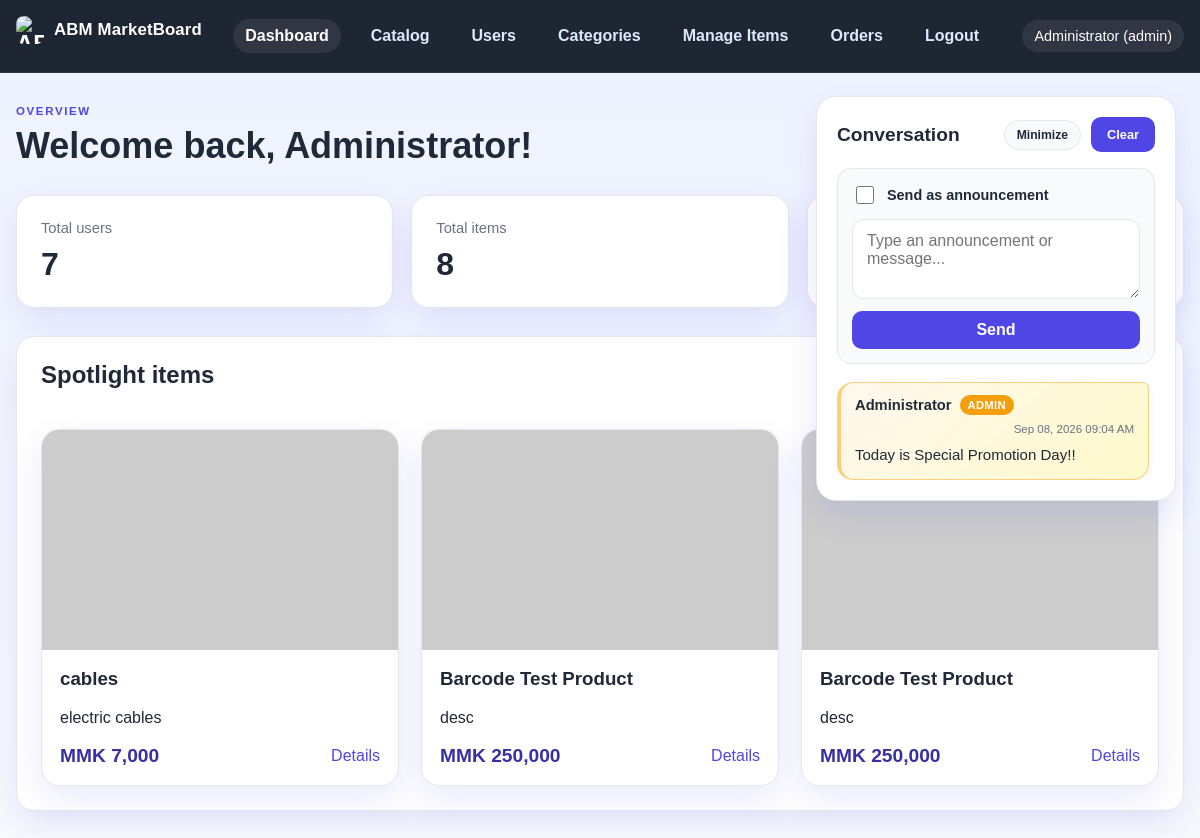
The page /dashboard.php (signed in) on the database as committed earlier.
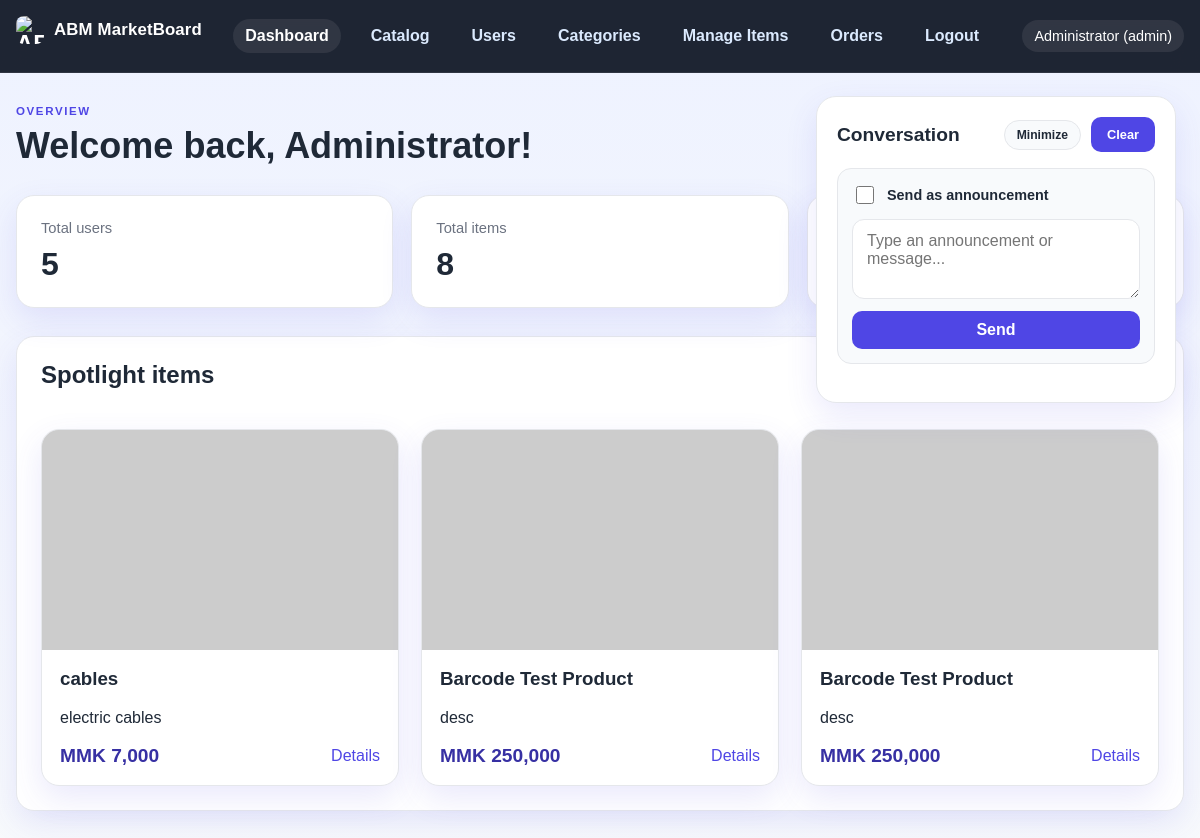
The same page on the database as committed later.
### tables this page shows
CREATE TABLE messages (
        id INTEGER PRIMARY KEY AUTOINCREMENT,
        sender_id INTEGER,
        sender_name TEXT NOT NULL,
        message TEXT NOT NULL,
        is_announcement INTEGER NOT NULL DEFAULT 0,
        created_at DATETIME DEFAULT CURRENT_TIMESTAMP,
        FOREIGN KEY (sender_id) REFERENCES users(id) ON DELETE SET NULL
    );

CREATE TABLE users (
            id INTEGER PRIMARY KEY AUTOINCREMENT,
            name TEXT NOT NULL,
            email TEXT NOT NULL UNIQUE,
            password TEXT NOT NULL,
            role TEXT NOT NULL DEFAULT 'user',
            created_at DATETIME DEFAULT CURRENT_TIMESTAMP
        , approved INTEGER NOT NULL DEFAULT 0);

CREATE TABLE items (
            id INTEGER PRIMARY KEY AUTOINCREMENT,
            name TEXT NOT NULL,
            description TEXT NOT NULL,
            details TEXT NOT NULL,
            price REAL NOT NULL DEFAULT 0,
            image TEXT,
            created_at DATETIME DEFAULT CURRENT_TIMESTAMP
        , category TEXT NOT NULL DEFAULT "General", barcode TEXT);

### app/helpers.php (called while the page is built, shortened)
<?php
require_once __DIR__ . '/db.php';
function e(string $value): string
{
    return htmlspecialchars($value, ENT_QUOTES, 'UTF-8');
}
function currentUser(): ?array
{
    return $_SESSION['user'] ?? null;
}
function formatPrice(float $amount): string
{
    return 'MMK ' . number_format((int) round($amount), 0, '.', ',');
}
function itemImageUrl(?string $imageName): string
{
    $imageName = ltrim($imageName, '/');
    $imageName = preg_replace('#^uploads/items/#', '', $imageName) ?? $imageName;
    $publicPath = APP_ROOT . '/public/uploads/items/' . $imageName;
    $legacyPath = APP_ROOT . '/uploads/items/' . $imageName;
    return 'https://placehold.co/600x400/1f2937/ffffff?text=Product';
}

### app/db.php (called while the page is built, shortened)
<?php
function getDb(): PDO
{
    static $pdo = null;
    if ($pdo === null) {
        $pdo = new PDO('sqlite:' . DB_PATH);
        $pdo->setAttribute(PDO::ATTR_ERRMODE, PDO::ERRMODE_EXCEPTION);
        $pdo->setAttribute(PDO::ATTR_DEFAULT_FETCH_MODE, PDO::FETCH_ASSOC);
        $pdo->exec('PRAGMA foreign_keys = ON;');
        initializeDatabase($pdo);
    }
    return $pdo;
}
function initializeDatabase(PDO $pdo): void
{
    $pdo->exec('CREATE TABLE IF NOT EXISTS users (
        id INTEGER PRIMARY KEY AUTOINCREMENT,
        name TEXT NOT NULL,
        email TEXT NOT NULL UNIQUE,
        password TEXT NOT NULL,
        role TEXT NOT NULL DEFAULT "user",
        approved INTEGER NOT NULL DEFAULT 0,
        created_at DATETIME DEFAULT CURRENT_TIMESTAMP
    )');
    $pdo->exec('CREATE TABLE IF NOT EXISTS items (
        id INTEGER PRIMARY KEY AUTOINCREMENT,
        name TEXT NOT NULL,
        description TEXT NOT NULL,
        details TEXT NOT NULL,
        price REAL NOT NULL DEFAULT 0,
        image TEXT,
        category TEXT NOT NULL DEFAULT "General",
        barcode TEXT,
        created_at DATETIME DEFAULT CURRENT_TIMESTAMP
    )');
    $pdo->exec('CREATE TABLE IF NOT EXISTS categories (
        id INTEGER PRIMARY KEY AUTOINCREMENT,
        name TEXT NOT NULL UNIQUE,
        created_at DATETIME DEFAULT CURRENT_TIMESTAMP
    )');
    $pdo->exec('CREATE TABLE IF NOT EXISTS messages (
        id INTEGER PRIMARY KEY AUTOINCREMENT,
        sender_id INTEGER,
        sender_name TEXT NOT NULL,
        message TEXT NOT NULL,
        is_announcement INTEGER NOT NULL DEFAULT 0,
        created_at DATETIME DEFAULT CURRENT_TIMESTAMP,
        FOREIGN KEY (sender_id) REFERENCES users(id) ON DELETE SET NULL
    )');
    $pdo->exec('CREATE TABLE IF NOT EXISTS orders (
        id INTEGER PRIMARY KEY AUTOINCREMENT,
        user_id INTEGER NOT NULL,
        total INTEGER NOT NULL DEFAULT 0,
        status TEXT NOT NULL DEFAULT "pending",
        created_at DATETIME DEFAULT CURRENT_TIMESTAMP,
        FOREIGN KEY (user_id) REFERENCES users(id) ON DELETE CASCADE
    )');
    $pdo->exec('CREATE TABLE IF NOT EXISTS order_items (
        id INTEGER PRIMARY KEY AUTOINCREMENT,
        order_id INTEGER NOT NULL,
        item_id INTEGER NOT NULL,
        price INTEGER NOT NULL,
        quantity INTEGER NOT NULL DEFAULT 1,
        FOREIGN KEY (order_id) REFERENCES orders(id) ON DELETE CASCADE,
        FOREIGN KEY (item_id) REFERENCES items(id) ON DELETE CASCADE
    )');
    try {
        $pdo->query('SELECT is_announcement FROM messages LIMIT 1');
    } catch (Exception $e) {
        try {
            $pdo->exec('ALTER TABLE messages ADD COLUMN is_announcement INTEGER NOT NULL DEFAULT 0');
        } catch (Exception $ignored) {
        }
    }
    try {
        $pdo->query('SELECT approved FROM users LIMIT 1');
    } catch (Exception $e) {
        try {
            $pdo->exec('ALTER TABLE users ADD COLUMN approved INTEGER NOT NULL DEFAULT 0');
        } catch (Exception $ignored) {
        }
    }
    try {
        $pdo->query('SELECT barcode FROM items LIMIT 1');
    } catch (Exception $e) {
        try {
            $pdo->exec('ALTER TABLE items ADD COLUMN barcode TEXT');
        } catch (Exception $ignored) {
        }
    }
    $count = (int) $pdo->query('SELECT COUNT(*) FROM users WHERE email = "admin@demo.com"')->fetchColumn();
}
function getAllMessages(int $limit = 50): array
{
    $stmt = getDb()->prepare('SELECT m.*, u.role FROM messages m LEFT JOIN users u ON u.id = m.sender_id ORDER BY m.created_at ASC LIMIT ?');
    $stmt->bindValue(1, $limit, PDO::PARAM_INT);
    $stmt->execute();
    return $stmt->fetchAll();
}
function getCount(string $table): int
{
    $stmt = getDb()->query("SELECT COUNT(*) FROM {$table}");
    return (int) $stmt->fetchColumn();
}
function getAllItems(): array
{
    $stmt = getDb()->query('SELECT * FROM items ORDER BY created_at DESC');
    return $stmt->fetchAll();
}

### public/dashboard.php (the view, shortened to what this page needs)
<?php
require_once __DIR__ . '/../app/helpers.php';
$user = currentUser();
$isAdmin = strtolower((string) ($user['role'] ?? '')) === 'admin';
$stats = [
    'users' => getCount('users'),
    'items' => getCount('items'),
];
$recentItems = array_slice(getAllItems(), 0, 3);
$messages = getAllMessages(30);
$currentPage = basename(__FILE__);
include __DIR__ . '/../app/partials/header.php';
?>
<section class="page-header">
    <div>
        <p class="eyebrow">Overview</p>
        <h1>Welcome back, <?= e($user['name']) ?>!</h1>
    </div>
</section>
<div class="dashboard-layout">
    <main class="dashboard-main">
        <?php if ($isAdmin): ?>
            <div class="stats-grid">
                <article class="stat-card">
                    <span>Total users</span>
                    <strong><?= $stats['users'] ?></strong>
                </article>
                <article class="stat-card">
                    <span>Total items</span>
                    <strong><?= $stats['items'] ?></strong>
                </article>
                <article class="stat-card">
                    <span>Access</span>
                    <strong>Admin</strong>
                </article>
            </div>
        <?php endif; ?>
        <section class="section-block">
            <div class="section-heading">
                <h2>Spotlight items</h2>
                <a href="/items.php">View all</a>
            </div>
            <div class="product-grid">
                <?php foreach ($recentItems as $item): ?>
                    <article class="product-card">
                        <img src="<?= e(itemImageUrl($item['image'])) ?>" alt="<?= e($item['name']) ?>">
                        <div class="product-body">
                            <h3><?= e($item['name']) ?></h3>
                            <p><?= e($item['description']) ?></p>
                            <div class="product-meta">
                                <span class="price"><?= formatPrice((float) $item['price']) ?></span>
                                <a href="/item.php?id=<?= (int) $item['id'] ?>">Details</a>
                            </div>
                        </div>
                    </article>
                <?php endforeach; ?>
            </div>
        </section>
    </main>
    <aside class="dashboard-sidebar">
        <section class="chat-panel" id="chatPanel">
            <div class="chat-header">
                <h2>Conversation</h2>
                <div class="chat-actions">
                    <button type="button" class="chat-toggle" aria-label="Minimize chat" aria-expanded="true">Minimize</button>
                    <?php if ($isAdmin): ?>
                        <form method="post" class="inline-form" onsubmit="return confirm('Clear all chat messages? This cannot be undone.');">
                            <button type="submit" name="clear_messages" value="1" class="clear-btn">Clear</button>
                        </form>
                    <?php endif; ?>
                </div>
            </div>
            <div class="chat-body">
                <form method="post" class="chat-form">
                    <?php if ($isAdmin): ?>
                        <label class="checkbox-row">
                            <input type="checkbox" name="announce" value="1">
                            <span>Send as announcement</span>
                        </label>
                    <?php endif; ?>
                    <textarea name="chat_message" rows="3" placeholder="<?= ($isAdmin) ? 'Type an announcement or message...' : 'Write a message to the team...' ?>" required></textarea>
                    <button type="submit" class="primary-btn">Send</button>
                </form>
                <div class="chat-box">
                    <?php foreach ($messages as $message): ?>
                        <article class="chat-message <?= ((int) ($message['is_announcement'] ?? 0)) === 1 ? 'announcement' : '' ?> <?= ((int) ($message['sender_id'] ?? 0) === (int) $user['id']) ? 'mine' : '' ?>">
                            <div class="chat-meta">
                                <strong><?= e($message['sender_name']) ?></strong>
                                <?php if ((int) ($message['is_announcement'] ?? 0) === 1): ?>
                                    <span class="chat-tag">Admin</span>
                                <?php endif; ?>
                                <span class="chat-time"><?= date('M d, Y h:i A', strtotime($message['created_at'])) ?></span>
                            </div>
                            <p><?= nl2br(e($message['message'])) ?></p>
                        </article>
                    <?php endforeach; ?>
                </div>
            </div>
        </section>
    </aside>
</div>
<?php include __DIR__ . '/../app/partials/footer.php'; ?>

### app/partials/header.php (shortened to what this page needs)
<?php
require_once __DIR__ . '/../helpers.php';
$loggedUser = currentUser();
$currentPage = $currentPage ?? basename($_SERVER['SCRIPT_NAME']);
?>
<!doctype html>
<html lang="en">
<head>
    <link rel="stylesheet" href="/assets/style.css">
</head>
<body>
    <header class="topbar">
        <div class="container nav-wrap">
            <div class="brand">
                <a href="/dashboard.php" class="brand-link">
                    <img src="/uploads/items/ABM.png" alt="ABM MarketBoard" class="brand-logo">
                    <span class="brand-text">ABM MarketBoard</span>
                </a>
            </div>
            <nav class="main-nav" id="mainNav">
                <?php if ($loggedUser): ?>
                    <a class="<?= $currentPage === 'dashboard.php' ? 'active' : '' ?>" href="/dashboard.php">Dashboard</a>
                    <a class="<?= $currentPage === 'items.php' ? 'active' : '' ?>" href="/items.php">Catalog</a>
                    <?php if (($loggedUser['role'] ?? '') !== 'admin'): ?>
                        <a class="<?= $currentPage === 'cart.php' ? 'active' : '' ?> cart-link" href="/cart.php">Cart <span id="cart-count" style="display:inline-block;margin-left:6px;min-width:20px;text-align:center">0</span></a>
                        <a class="<?= $currentPage === 'orders.php' ? 'active' : '' ?>" href="/orders.php">Orders</a>
                    <?php else: ?>
                        <a class="<?= $currentPage === 'admin/users.php' ? 'active' : '' ?>" href="/admin/users.php">Users</a>
                        <a class="<?= $currentPage === 'admin/categories.php' ? 'active' : '' ?>" href="/admin/categories.php">Categories</a>
                        <a class="<?= $currentPage === 'admin/items.php' ? 'active' : '' ?>" href="/admin/items.php">Manage Items</a>
                        <a class="<?= $currentPage === 'admin/orders.php' ? 'active' : '' ?>" href="/admin/orders.php">Orders</a>
                    <?php endif; ?>
                    <a href="/logout.php">Logout</a>
                <?php else: ?>
                    <a class="<?= $currentPage === 'login.php' ? 'active' : '' ?>" href="/login.php">Login</a>
                    <a class="<?= $currentPage === 'register.php' ? 'active' : '' ?>" href="/register.php">Register</a>
                <?php endif; ?>
            </nav>
            <?php if ($loggedUser): ?>
                <div class="user-pill">
                    <?= e($loggedUser['name']) ?>
                    <span>(<?= e($loggedUser['role']) ?>)</span>
                </div>
            <?php endif; ?>
        </div>
    </header>
    <main class="container page-content">

### app/partials/footer.php
    </main>
</body>
</html>

Rows that differ between the two databases and show on the page:
removed messages: sender_name "Administrator", sender.role "admin", is_announcement "ADMIN", created_at "Sep 08, 2026 09:04 AM", message "Today is Special Promotion Day!!"
Other text that changed with them:
$loggedUser['name']: (not shown) → "Administrator"
$loggedUser['role']: (not shown) → "admin"
$user['name']: (not shown) → "Administrator"
$stats['users']: "7" → "5"
